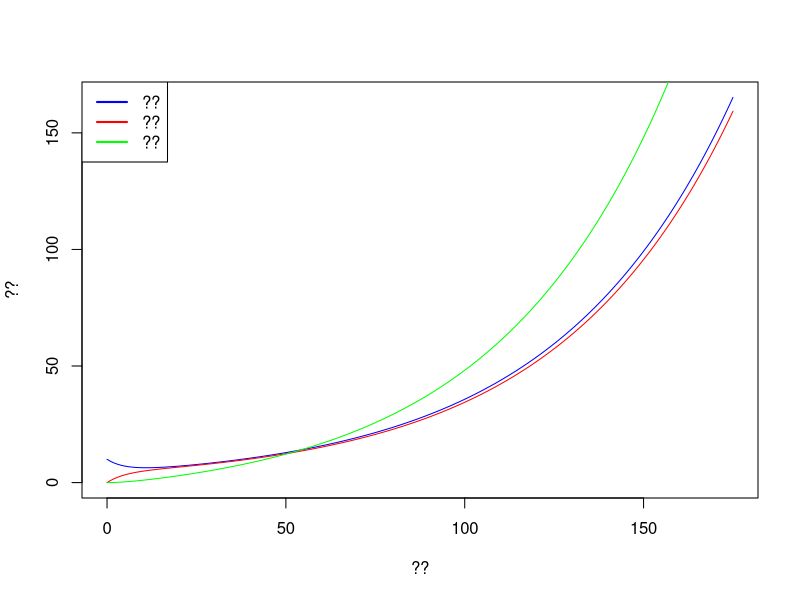
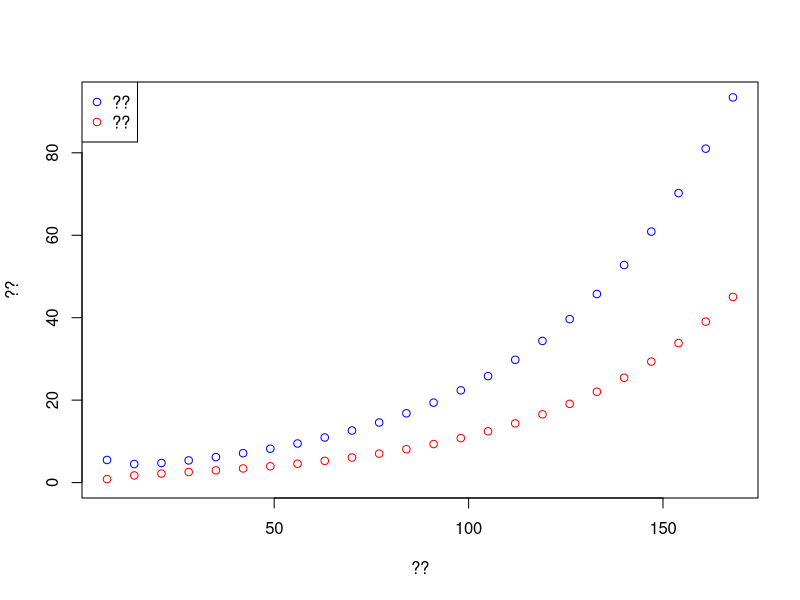
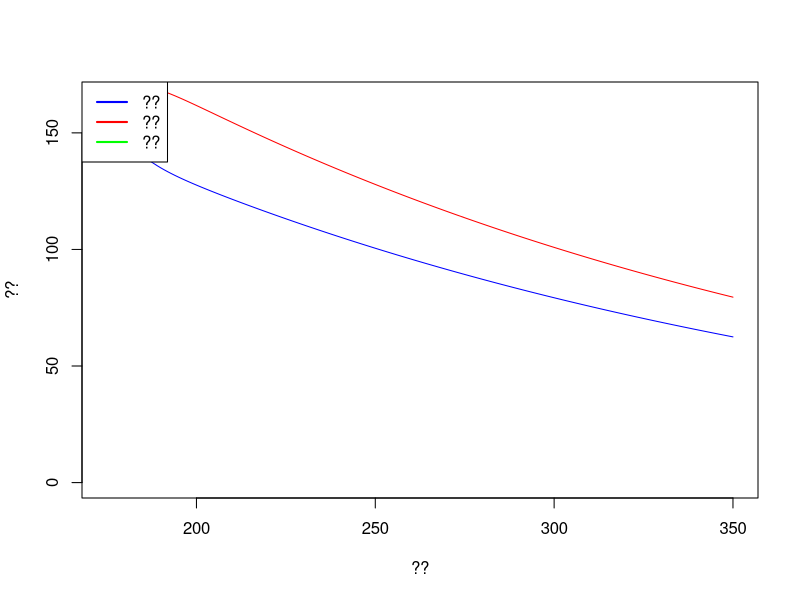
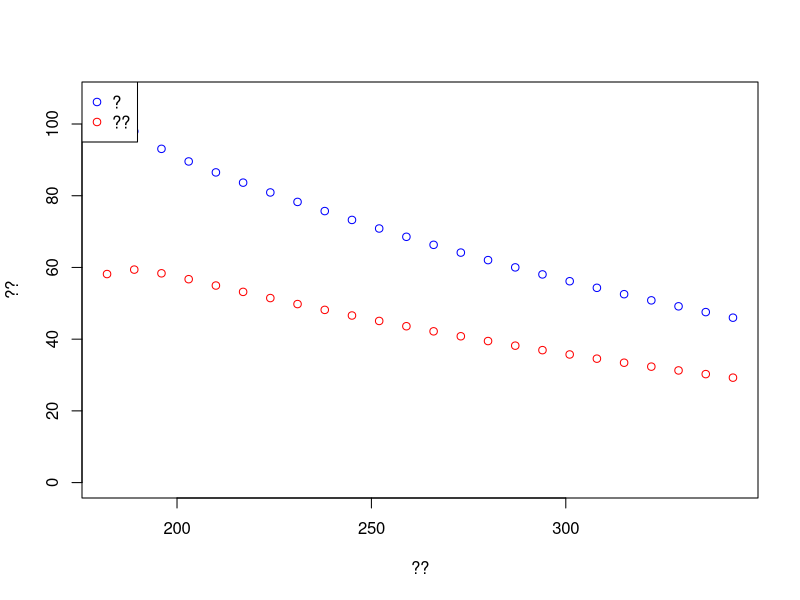
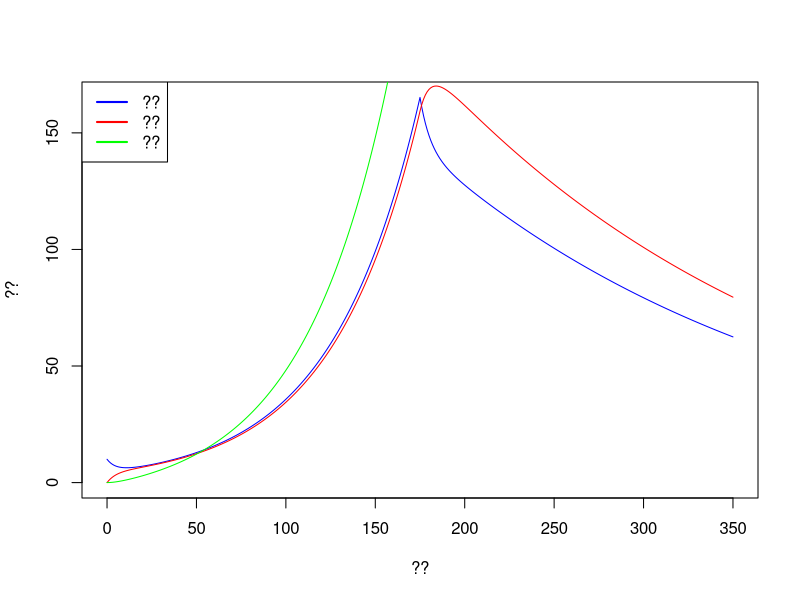
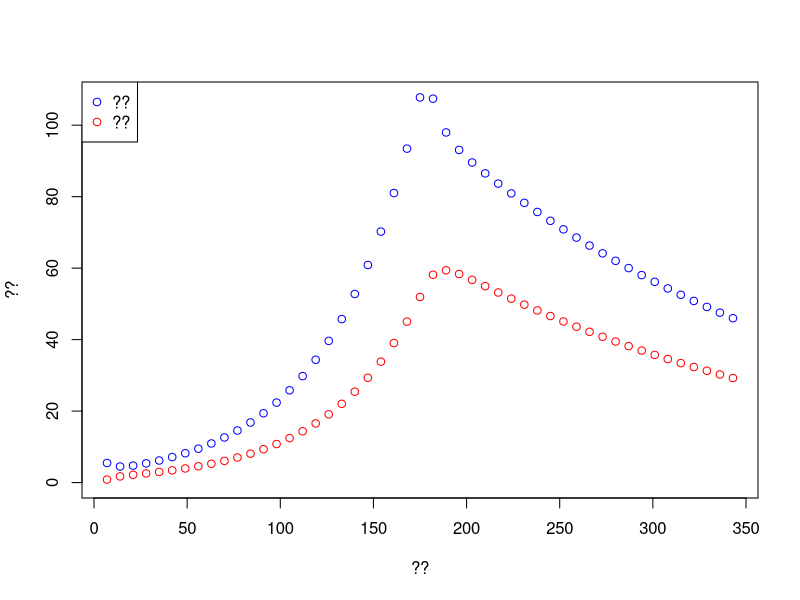
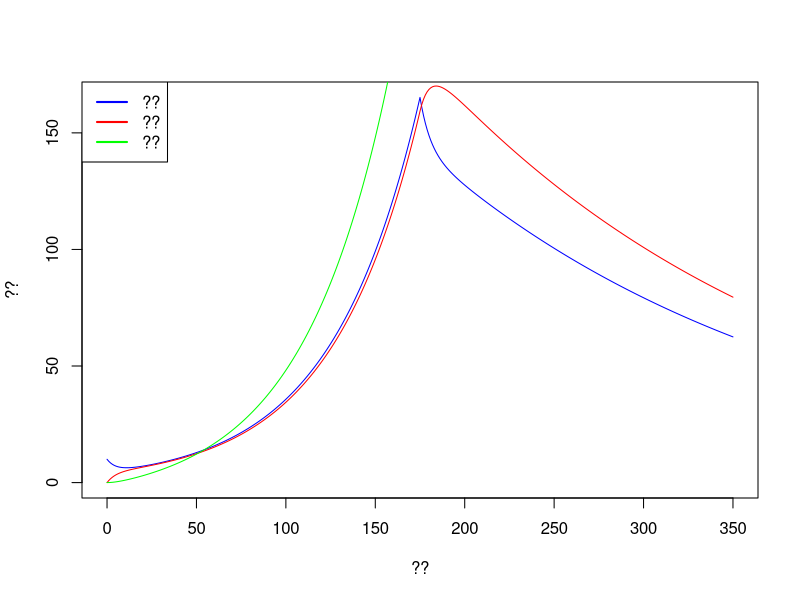
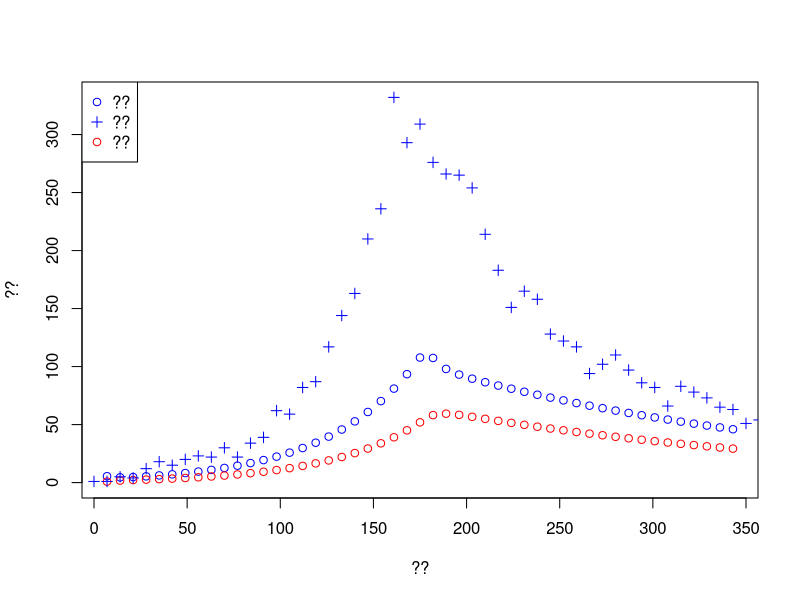

Generate these figures, in order, with R:
## ---- chunk 1
library(knitr)

opts_chunk$set(collapse = TRUE)


## ---- chunk 2
library(deSolve)

## ---- chunk 3
rm(list=ls())

Dyn.Ebola.Basic <- function (t, state, parameters) {
   
  
   with(as.list(c(state,parameters)),             # ??
        {
          N <- S + E + I + R                      # ??
          # ??
          dS  <-  - S/N * beta * I                # ??
          dE <- S/N * beta * I - gamma * E        # ??
          dI <- gamma * E - sigma * I             # ??
          
          dR <- (1 - p.cfr) * sigma * I           # ??
          
          dDead <- p.cfr * sigma * I              # ??
          dOnset <- gamma * E                     # ??
          
          # ??
          dx <- c(dS, dE, dI, dR, dDead, dOnset)
          list(dx)
        }
   )
}
## ---- chunk 4
# ??
T.lat	<- 10    	            #	??
gamma <- 1/T.lat            #	??

T.outcome <- 12             # ??
sigma <- 1/T.outcome        # ??

p.cfr	<-	0.6		            #	??

R0 <- 1.5                   #	??
R.int <- 0.9                # ??

t.intervention = 25*7       # ??

# ??
N <- 5e+5                   # ??
E0 <- 10                    # ??

## ---- chunk 5

params <- c(gamma=gamma, sigma=sigma,
            p.cfr=p.cfr, beta=R0/T.outcome )   # ??


times  = seq(0, t.intervention, by=1)          # ??

# ??
xstart <- c(S = N-E0,E = E0,  
            I = 0, R = 0,
            Dead = 0, Onset = 0)               # ??

out <- as.data.frame(ode(y = xstart, times = times, 
                         func = Dyn.Ebola.Basic, parms = params))   # ??


## ---- chunk 6

# ??
plot(out$time, out$E, col='blue',type='l',ylim = c(0,max(out$E)),
     xlab ='??', ylab = '??')
lines(out$time, out$I, col='red')
lines(out$time, out$R, col='green')

legend('topleft',c('??','??','??'),lwd=2,col=c('blue','red','green'))

# ??
f <- seq(1,t.intervention,by=7)
time <- out$time[f]                # ??
Weekly.onset <- diff(out$Onset[f])  # ??
Weekly.death <- diff(out$Dead[f])   # ??

plot(time[-1], Weekly.onset, col='blue',type='p', ylim = c(0,max(Weekly.onset)),
     xlab ='??', ylab = '??')
lines(time[-1], Weekly.death,type='p',col='red')

legend('topleft',c('??','??'),pch=1,col=c('blue','red'))

## ---- chunk 7
# Simulation 2

params2 <- c(gamma=gamma, sigma=sigma,
             p.cfr=p.cfr, beta=R.int/T.outcome) # ??


times2  = seq(t.intervention, 2*t.intervention, by=1)
# Starting conditions
xstart2 <- c(S = tail(out$S,1), E = tail(out$E,1),  
             I = tail(out$I,1), R = tail(out$R,1),
             Dead = tail(out$Dead,1), Onset = tail(out$Onset,1))  # ??


out2 <- as.data.frame(ode(y = xstart2, times = times2, 
                         func = Dyn.Ebola.Basic, parms = params2))  # ??
## ---- chunk 8
# ??
plot(out2$time, out2$E, col='blue',type='l',ylim = c(0,max(out$E)),
     xlab ='??', ylab = '??')
lines(out2$time, out2$I, col='red')
lines(out2$time, out2$R, col='green')

legend('topleft',c('??','??','??'),lwd=2,col=c('blue','red','green'))

# ??
f <- seq(1,t.intervention,by=7)
time <- out2$time[f]
Weekly.onset <- diff(out2$Onset[f])
Weekly.death <- diff(out2$Dead[f])

plot(time[-1], Weekly.onset, col='blue',type='p', ylim = c(0,max(Weekly.onset)),
     xlab ='??', ylab = '??')
lines(time[-1], Weekly.death,type='p',col='red')

legend('topleft',c('?','??'),pch=1,col=c('blue','red'))
## ---- chunk 9

## check full dynamics
# Checking the simulations
out3 <- rbind(out,out2[-1,])

plot(out3$time, out3$E, col='blue',type='l',ylim = c(0,max(out$E)),
     xlab ='??', ylab = '??')
lines(out3$time, out3$I, col='red')
lines(out3$time, out3$R, col='green')

legend('topleft',c('??','??','??'),lwd=2,col=c('blue','red','green'))

# ??
f <- seq(1,2*t.intervention,by=7)
time <- out3$time[f]
Weekly.onset <- diff(out3$Onset[f])
Weekly.death <- diff(out3$Dead[f])

plot(time[-1], Weekly.onset, col='blue',type='p', ylim = c(0,max(Weekly.onset)),
     xlab ='??', ylab = '??')
lines(time[-1], Weekly.death,type='p',col='red')

legend('topleft',c('??','??'),pch=c(1,1),col=c('blue','red'))
## ---- chunk 10

Dyn.Ebola.Basic2 <- function (t, state, parameters) {
  
   with(as.list(c(state,parameters)), #??
        {
          N <- S + E + I + R  # ??
          
          beta <- ReproNb*sigma  # ??
         
          # ??
          dS  <-  - S/N * beta * I                # ??
          dE <- S/N * beta * I - gamma * E        # ??
          dI <- gamma * E - sigma * I             # ??
          
          dR <- (1 - p.cfr) * sigma * I           # ??
          
          dDead <- p.cfr * sigma * I              # ??
          dOnset <- gamma * E                     # ??
          
          dReproNb <- 0                           # ??
          
          # ??
          dx <- c(dS, dE, dI, dR, dDead, dOnset, dReproNb )
          list(dx)
        }
   )
}

## ---- chunk 11

times  = seq(0, 2 * t.intervention, by=1)          # ??
# ??
xstart <- c(S = N-E0,E = E0,  
            I = 0, R = 0,
            Dead = 0, Onset = 0, ReproNb = R0)               # ??

# ??
eventdat <- data.frame(var = "ReproNb", time = t.intervention,
                       value = R.int, method = "rep")         # ??


out <- as.data.frame(ode(y = xstart, times = times, 
                         func = Dyn.Ebola.Basic2, parms = params,
                         events = list(data = eventdat)))   # ??
## ---- chunk 12
# Checking the simulations
plot(out$time, out$E, col='blue',type='l',ylim = c(0,max(out$E)),
     xlab ='??', ylab = '??')
lines(out$time, out$I, col='red')
lines(out$time, out$R, col='green')

legend('topleft',c('??','??','??'),lwd=2,col=c('blue','red','green'))

# ??
f <- seq(1,2*t.intervention,by=7)  # ??
time <- out$time[f]                # ??
Weekly.onset <- diff(out$Onset[f])  # ??
Weekly.death <- diff(out$Dead[f])   # ??

## ---- chunk 13
dat <- read.csv("../../static/data/compartmental-ebola-pratical.csv")


plot(time[-1], Weekly.onset, col='blue',type='p', ylim = c(0,max(dat$incidence)),
     xlab ='??', ylab = '??')
lines(time[-1], Weekly.death,type='p',col='red')

lines(dat$date, dat$incidence, type='p',pch=3, col='blue')

legend('topleft',c('??','??','??'),pch=c(1,3,1),col=c('blue','blue','red'))


## ---- chunk 14
E_ini <- seq(25,35,length=10)      # ??
R2 <- seq(.7,.9,length=10)         # ??
L <- matrix(NA,length(E_ini),length(R2))   # ??

for (i in 1:length(E_ini)){   # ??
  for (j in 1:length(R2)){    # ??
    xstart <- c(S = N-E_ini[i],E = E_ini[i],  
                I = 0, R = 0,
                Dead = 0, Onset = 0, ReproNb = R0)               # ??
    
    eventdat <- data.frame(var = "ReproNb", time = t.intervention,
                           value = R2[j], method = "rep")          # ??
  
    out <- as.data.frame(ode(y = xstart, times = times, 
                             func = Dyn.Ebola.Basic2, parms = params,
                             events = list(data = eventdat)))   # ??
    
    Weekly.onset <- diff(out$Onset[f]) # ??
    
    L[i,j] <- sum(dpois(x = dat$incidence,lambda = Weekly.onset,log = TRUE))  # ??
    
  }
}
L[L < (max(L)*1.2)] <- NA          # ??
image(E_ini,R2,L, col = heat.colors(30), xlab = '??', ylab = '??')  # ??

## ---- chunk 15
# final 
xstart <- c(S = N-E_ini[i],E = 10,  
            I = 0, R = 0,
            Dead = 0, Onset = 0, ReproNb = 1.5)               # ??

eventdat <- data.frame(var = "ReproNb", time = t.intervention,
                       value = .9, method = "rep")               # ??

out <- as.data.frame(ode(y = xstart, times = times, 
                         func = Dyn.Ebola.Basic2, parms = params,
                         events = list(data = eventdat)))   # ??

# ??
f <- seq(1,2*t.intervention,by=7)  # ??
time <- out$time[f]                # ??
Weekly.onset <- diff(out$Onset[f])  # ??
Weekly.death <- diff(out$Dead[f])   # ??


# plot
plot(time[-1], Weekly.onset, col='blue',type='p', ylim = c(0,max(dat$incidence)),
     xlab ='??', ylab = '??')
lines(time[-1], Weekly.death,type='p',col='red')

lines(dat$date, dat$incidence, type='p',pch=3, col='blue')

legend('topleft',c('??','??','??'),pch=c(1,3,1),col=c('blue','blue','red'))
## ---- chunk 16

Dyn.Ebola.Basic3 <- function (t, state, parameters) {
   
   with(as.list(c(state,parameters)), # ??
        {
          N <- S + E + I + R  # ??
          # ??
          sigma.h <- 1/delay_hosp                       # ??
          sigma <- 1/(delay_onset_outcome-delay_hosp)   # ??
          
          
          dS  <-  - S/N * beta * I                # ??
          dE <- S/N * beta * I - gamma * E        # ??
          dI <- gamma * E - sigma.h * I           # ??
          dIh <- sigma.h * I - sigma * Ih         # ??
          
          dR <- (1 - p.cfr) * sigma * Ih           # ??
          
          dDead <- p.cfr * sigma * Ih              # ??
          dOnset <- gamma * E                     # ??
          
          ddelay_hosp <- 0                           # ??
          
          # ??
          dx <- c(dS, dE, dI, dIh, dR, dDead, dOnset, ddelay_hosp )
          list(dx)
        }
   )
}
## ---- chunk 17
#==================  Parameters 

T.lat	<- 10    	            #	??
gamma <- 1/T.lat            #	??

T.outcome <- 12             # ??
T.hosp.1 <- 11.5            # ??
T.hosp.2 <- 5                # ??

p.cfr	<-	0.6		            #	??

R0 <- 1.5                   #	??

# ??
N <- 5e+5                   # ??
E0 <- 10                     # ??

# ??
t.intervention = 25*7      # ??

## ---- chunk 18
#================== Simulation 1

params <- c(gamma=gamma, delay_hosp = T.hosp.1, delay_onset_outcome = T.outcome,
            beta = R0/T.outcome,
            p.cfr=p.cfr )   # ??


times  = seq(0, 2 * t.intervention, by=1)          # ??
# ??
xstart <- c(S = N-E0,E = E0,  
            I = 0, Ih = 0, R = 0,
            Dead = 0, Onset = 0, delay_hosp = T.hosp.1)               # ??

# ??
eventdat <- data.frame(var = "delay_hosp", time = t.intervention,
                       value = T.hosp.2, method = "rep")


out <- as.data.frame(ode(y = xstart, times = times, 
                         func = Dyn.Ebola.Basic3, parms = params,
                         events = list(data = eventdat)))   # ??
## ---- chunk 19
# Checking the simulations
plot(out$time, out$E, col='blue',type='l',ylim = c(0,max(out$E)),
     xlab ='??', ylab = '??')
lines(out$time, out$I, col='red')
lines(out$time, out$R, col='green')

legend('topleft',c('??','??','??'),lwd=2,col=c('blue','red','green'))

# ??
f <- seq(1,2*t.intervention,by=7)
time <- out$time[f]
Weekly.onset <- diff(out$Onset[f])
Weekly.death <- diff(out$Dead[f])


plot(time[-1], Weekly.onset, col='blue',type='p', ylim = c(0,max(dat$incidence)),
     xlab ='??', ylab = '??')
lines(time[-1], Weekly.death,type='p',col='red')

lines(dat$date, dat$incidence, type='p',pch=3, col='blue')

legend('topleft',c('??','??','??'),pch=c(1,3,1),col=c('blue','blue','red'))

## ---- chunk 20
###########################################################
#### get likelihood  ######################################
###########################################################

E_ini <- seq(20,40,length=10)  # ??
T2 <- seq(5.5,7.5,length=15) # ??
L <- matrix(NA,length(E_ini),length(T2)) # ??

for (i in 1:length(E_ini)){
  for (j in 1:length(T2)){
    xstart <- c(S = N-E_ini[i],E = E_ini[i],  
                I = 0, Ih = 0, R = 0,
                Dead = 0, Onset = 0, delay_hosp = T.hosp.1)               # ??
    
    eventdat <- data.frame(var = "delay_hosp", time = t.intervention,
                          value = T2[j], method = "rep")     # ??
  
    out <- as.data.frame(ode(y = xstart, times = times, 
                             func = Dyn.Ebola.Basic3, parms = params,
                             events = list(data = eventdat)))   # ??
    
    Weekly.onset <- diff(out$Onset[f]) # ??
    
    L[i,j] <- sum(dpois(x = dat$incidence,lambda = Weekly.onset,log = TRUE))  # ??
    
  }
}
L[L < (max(L)*1.5)] <- NA
image(E_ini,T2,L, col = heat.colors(30),xlab = '??', ylab='??')
## ---- chunk 21

# final 
xstart <- c(S = N-E_ini[i],E = 10,  
            I = 0, Ih = 0, R = 0,
            Dead = 0, Onset = 0, delay_hosp = T.hosp.1)               # ??

eventdat <- data.frame(var = "delay_hosp", time = t.intervention,
                       value = 5, method = "rep")

out <- as.data.frame(ode(y = xstart, times = times, 
                         func = Dyn.Ebola.Basic3, parms = params,
                         events = list(data = eventdat)))   # ??

# weekly incidence and weekly number of death
f <- seq(1,2*t.intervention,by=7)
time <- out$time[f]
Weekly.onset <- diff(out$Onset[f])
Weekly.death <- diff(out$Dead[f])

# plot
plot(time[-1], Weekly.onset, col='blue',type='p', ylim = c(0,max(dat$incidence)),
     xlab ='??', ylab = '??')
lines(time[-1], Weekly.death,type='p',col='red')

lines(dat$date, dat$incidence, type='p',pch=3, col='blue')

legend('topleft',c('??','??','??'),pch=c(1,3,1),col=c('blue','blue','red'))
